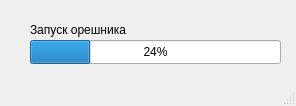
<?xml version="1.0" encoding="UTF-8"?>
<ui version="4.0">
 <class>MainWindow</class>
 <widget class="QMainWindow" name="MainWindow">
  <property name="geometry">
   <rect>
    <x>0</x>
    <y>0</y>
    <width>296</width>
    <height>106</height>
   </rect>
  </property>
  <property name="windowTitle">
   <string>MainWindow</string>
  </property>
  <widget class="QWidget" name="centralwidget">
   <widget class="QLabel" name="label">
    <property name="geometry">
     <rect>
      <x>30</x>
      <y>20</y>
      <width>489</width>
      <height>20</height>
     </rect>
    </property>
    <property name="text">
     <string>Запуск орешника</string>
    </property>
   </widget>
   <widget class="QProgressBar" name="progressBar">
    <property name="geometry">
     <rect>
      <x>30</x>
      <y>40</y>
      <width>251</width>
      <height>24</height>
     </rect>
    </property>
    <property name="value">
     <number>24</number>
    </property>
   </widget>
  </widget>
  <widget class="QMenuBar" name="menubar">
   <property name="geometry">
    <rect>
     <x>0</x>
     <y>0</y>
     <width>296</width>
     <height>21</height>
    </rect>
   </property>
  </widget>
  <widget class="QStatusBar" name="statusbar"/>
 </widget>
 <resources/>
 <connections/>
</ui>
